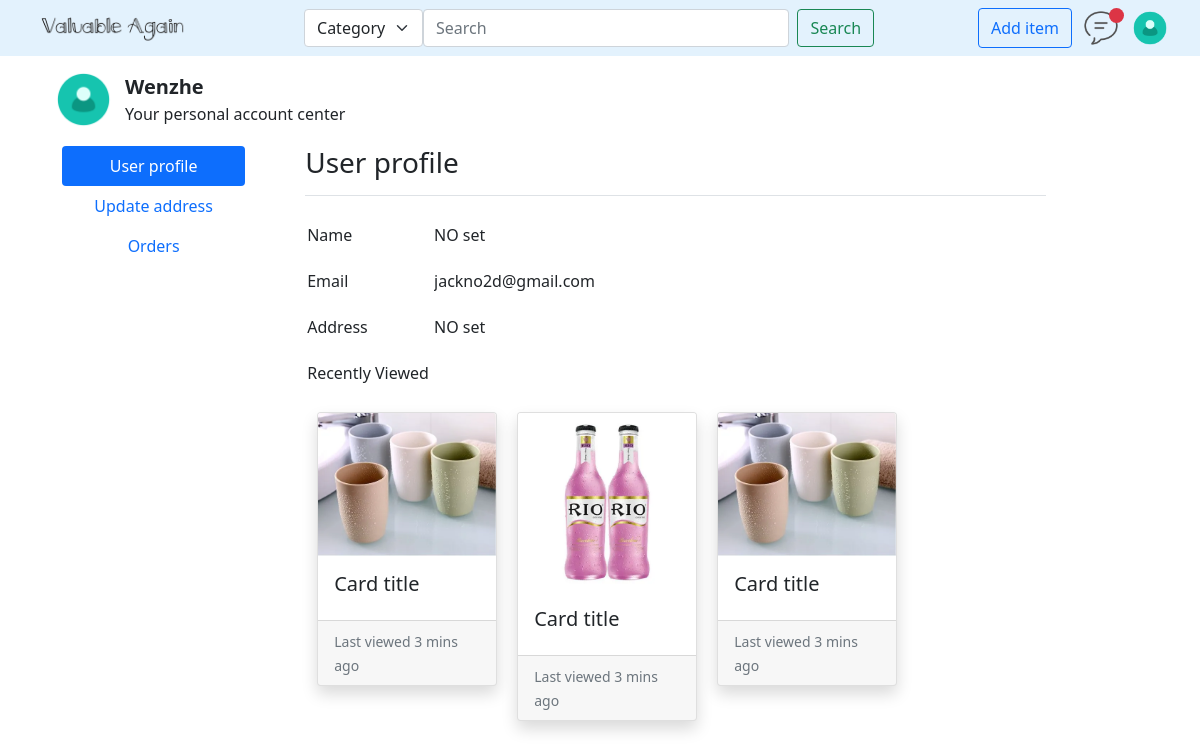
Before: /user/ (signed in) with the older database file.
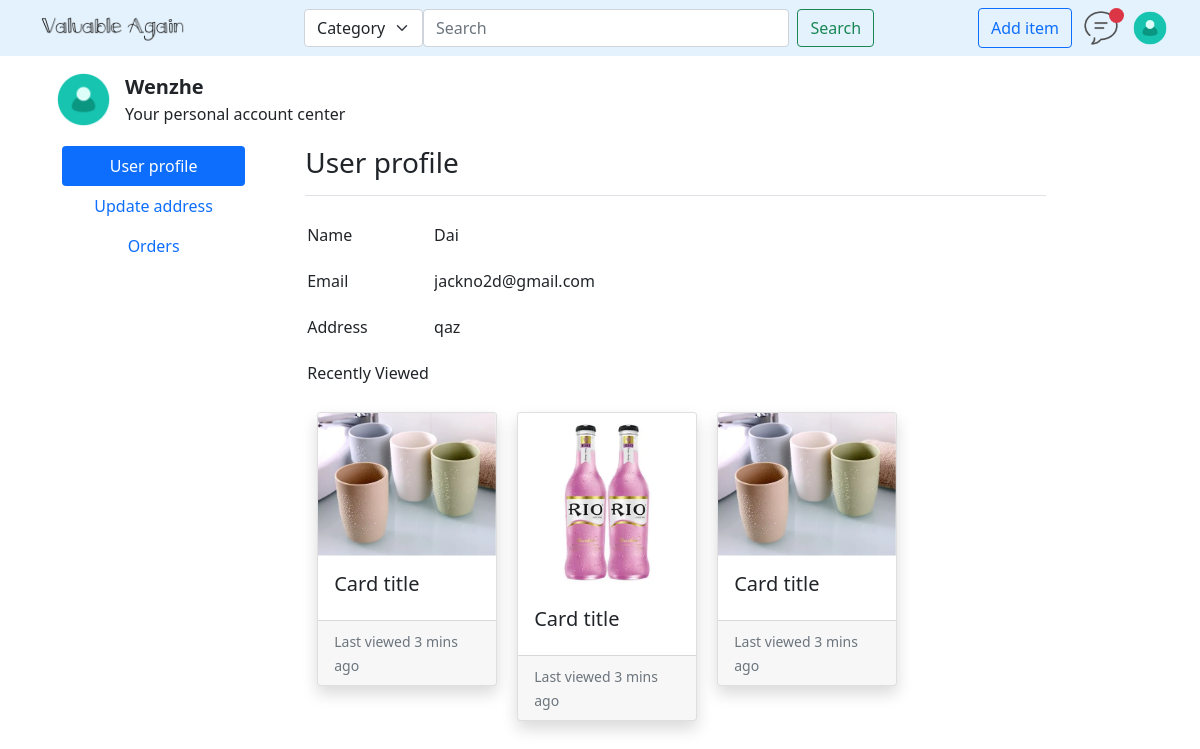
After: the same page with the newer database file.
### apps/user/models.py (models this page shows)
class User(AbstractUser, BaseModel):
    class Meta:
        db_table = 'df_user'
        verbose_name = 'User'
        verbose_name_plural = verbose_name

class Address(BaseModel):
    user = models.ForeignKey('User', verbose_name='Account', on_delete=models.CASCADE)
    name = models.CharField(max_length=128, verbose_name='name')
    Address = models.CharField(max_length=256, verbose_name='Address')
    postcode = models.CharField(max_length=6, null=False, verbose_name='Postcode', default='abc')
    phone = models.CharField(max_length=10, verbose_name='Phone')
    is_default = models.BooleanField(default=False, verbose_name='Default')
    class Meta:
        db_table = 'df_address'
        verbose_name = 'Address'
        verbose_name_plural = verbose_name

### apps/user/views.py (the view)
# urls.py: path('', UserInfoView.as_view(), name='centerProfile'),
class UserInfoView(LoginRequiredMixin, View):
    def get(self, request):
        user = request.user
        try:
            de_address = Address.objects.get(user=user, is_default=True)
        except Address.DoesNotExist:
            de_address = None
        return render(request, 'user/userProfile.html', {'de_address':de_address})

### templates/user/userProfile.html (shortened to what this page needs)
{% extends 'goods/base.html' %}
{% load staticfiles %}
{% block head_block %}
    <link href="{% static 'css/user_center.css' %}" rel="stylesheet">
{% endblock %}
{% block body_block %}
    <div class="main-content container-sm">
        <div class="top-box">
            <img src="{% static 'images/default-avatar.png' %}" class="rounded-circle" width="63" height="63">
            <div class="top-user-text">
                <div class="fw-bold fs-5">{{ user.username }}</div>
                <div class="fs-6">Your personal account center</div>
            </div>
        </div>
        <div class="left-box">
            <ul class="nav nav-pills nav-fill flex-column" id="myTab" role="tablist">
                <li class="nav-item" role="presentation">
                    <button onclick="window.location.href='{% url 'user:centerProfile' %}'" class="nav-link active" type="button">User profile</button>
                </li>
                <li class="nav-item" role="presentation">
                    <button onclick="window.location.href='{% url 'user:centerAddress' %}'" class="nav-link" type="button">Update address</button>
                </li>
                <li class="nav-item" role="presentation">
                    <button onclick="window.location.href='{% url 'user:centerOrders' %}'" class="nav-link" type="button">Orders</button>
                </li>
            </ul>
        </div>
        <div class="main-box tab-content">
            <div class="tab-pane fade show active" id="profile-tab" role="tabpanel" aria-labelledby="profile-tab">
                <div class="tab-content-header fs-3 border-bottom fw-light">User profile</div>
                <div class="tab-content-body">
                    <div class="mb-2 row">
                        <label class="col-sm-2 col-form-label">Name</label>
                        <div class="col-sm-10">
                            {% if de_address %}
                                <input type="text" disabled readonly class="form-control-plaintext" value="{{ de_address.name }}">
                            {% else %}
                                <input type="text" disabled readonly class="form-control-plaintext" value="NO set">
                            {% endif %}
                        </div>
                    </div>
                    <div class="mb-2 row">
                        <label class="col-sm-2 col-form-label">Email</label>
                        <div class="col-sm-10">
                            <input type="text" disabled readonly class="form-control-plaintext" value="{{ user.email }}">
                        </div>
                    </div>
                    <div class="mb-2 row">
                        <label class="col-sm-2 col-form-label">Address</label>
                        <div class="col-sm-10">
                            {% if de_address %}
                                <input type="text" disabled readonly class="form-control-plaintext" value="{{ de_address.Address }}">
                            {% else %}
                                <input type="text" disabled readonly class="form-control-plaintext" value="NO set">
                            {% endif %}
                        </div>
                    </div>
                    <div class="mb-2">
                        <label class="col-sm-10 col-form-label">Recently Viewed</label>
                        <div class="col-sm-12 viewed-goods-list">
                            <div onclick="window.location.href=''" class="card h-25 goods-card shadow">
                                <img src="{% static 'images/goods1.jpg' %}" class="card-img-top">
                                <div class="card-body">
                                    <h5 class="card-title">Card title</h5>
                                </div>
                                <div class="card-footer">
                                    <small class="text-muted">Last viewed 3 mins ago</small>
                                </div>
                            </div>
                            <div onclick="window.location.href=''" class="card h-25 goods-card shadow">
                                <img src="{% static 'images/goods2.jpg' %}" class="card-img-top">
                                <div class="card-body">
                                    <h5 class="card-title">Card title</h5>
                                </div>
                                <div class="card-footer">
                                    <small class="text-muted">Last viewed 3 mins ago</small>
                                </div>
                            </div>
                            <div onclick="window.location.href=''" class="card h-25 goods-card shadow">
                                <img src="{% static 'images/goods1.jpg' %}" class="card-img-top">
                                <div class="card-body">
                                    <h5 class="card-title">Card title</h5>
                                </div>
                                <div class="card-footer">
                                    <small class="text-muted">Last viewed 3 mins ago</small>
                                </div>
                            </div>
                        </div>
                    </div>
                </div>
            </div>
        </div>
    </div>
{% endblock %}

### templates/goods/base.html (shortened to what this page needs)
<!DOCTYPE html>
{% load staticfiles %}
<html lang="en">
<head>
    <link href="https://cdn.jsdelivr.net/npm/bootstrap@5.1.3/dist/css/bootstrap.min.css" rel="stylesheet">
    <link href="{% static 'css/goods_base.css'%}" rel="stylesheet">
    {% block head_block %}
    {% endblock %}
</head>
<body>
<nav id="header" class="navbar navbar-light" style="background-color: #e3f2fd;">
    <div id="header-content" class="container-fluid">
        <img id="logo-text" src="{% static 'images/logo.png' %}" alt="" width="170" height="40">
        <form id="search-form" class="d-flex" role="search">
            <select id="category-select" class="form-select" aria-label="Category">
                <option selected value="0">Category</option>
            </select>
            <input id="search-input" class="form-control me-2" type="search" placeholder="Search" aria-label="Search">
            <button class="btn btn-outline-success" type="submit">Search</button>
        </form>
        <div id="right-box" class="d-flex">
            <button id="add-item" type="button" class="btn btn-outline-primary">Add item</button>
            <div id="message" type="button">
                <img src="{% static 'images/message.png' %}" width="40" height="40">
                <div id="message-badge" class="position-relative rounded-circle bg-danger">
                </div>
            </div>
            <div class="dropdown avatar-box">
                <a id="user-info" role="button" data-bs-toggle="dropdown" aria-expanded="false">
                    <img src="{% static 'images/default-avatar.png' %}" width="40" height="40">
                </a>
            </div>
        </div>
    </div>
</nav>
{% block body_block %}
{% endblock %}
</body>
</html>

### static/css/goods_base.css (style rules this page uses)
#header-content { padding-left: 30px; padding-right: 30px; }
#search-form { width: 50%; }
#search-form #category-select { width: 130px; }
#right-box { width: max-content; height: 40px; }
#right-box #message #message-badge { width: 15px; height: 15px; bottom: 40px; left: 28px; }
#right-box #add-item,#message,#sign-in { margin-right: 9px; }

### static/css/user_center.css (style rules this page uses)
.main-content { min-height: calc(100% - 56px); height: fit-content; display: flex; justify-content: start; flex-wrap: wrap; align-content: start; }
.top-box { width: 100%; height: 80px; padding: 5px 10px; display: flex; justify-content: start; align-items: end; }
.top-box .top-user-text { margin-left: 10px; height: 100%; display: flex; flex-direction: column; justify-content: end; padding-bottom: 5px; }
.left-box { width: 20%; padding: 10px 20px; }
.main-box { width: 70%; margin-left: 20px; padding: 5px 20px; height: fit-content; }
.main-box .tab-content-header { height: 55px; }
.main-box .tab-content-body { width: 100%; padding: 20px 2px; }
.main-box .tab-content-body .viewed-goods-list { padding: 10px 0; display: flex; flex-wrap: wrap; justify-content: start; align-items: start; }
.main-box .tab-content-body .goods-card { width: 180px; margin: 10px; cursor: pointer; }
.main-box .tab-content-body .goods-card img { width: auto; height: auto; max-width: 100%; max-height: 100%; }

Changed rows visible on the page:
added Address: name "Dai", Address "qaz"
Other visible differences:
form field value: "NO set" → (not shown)
